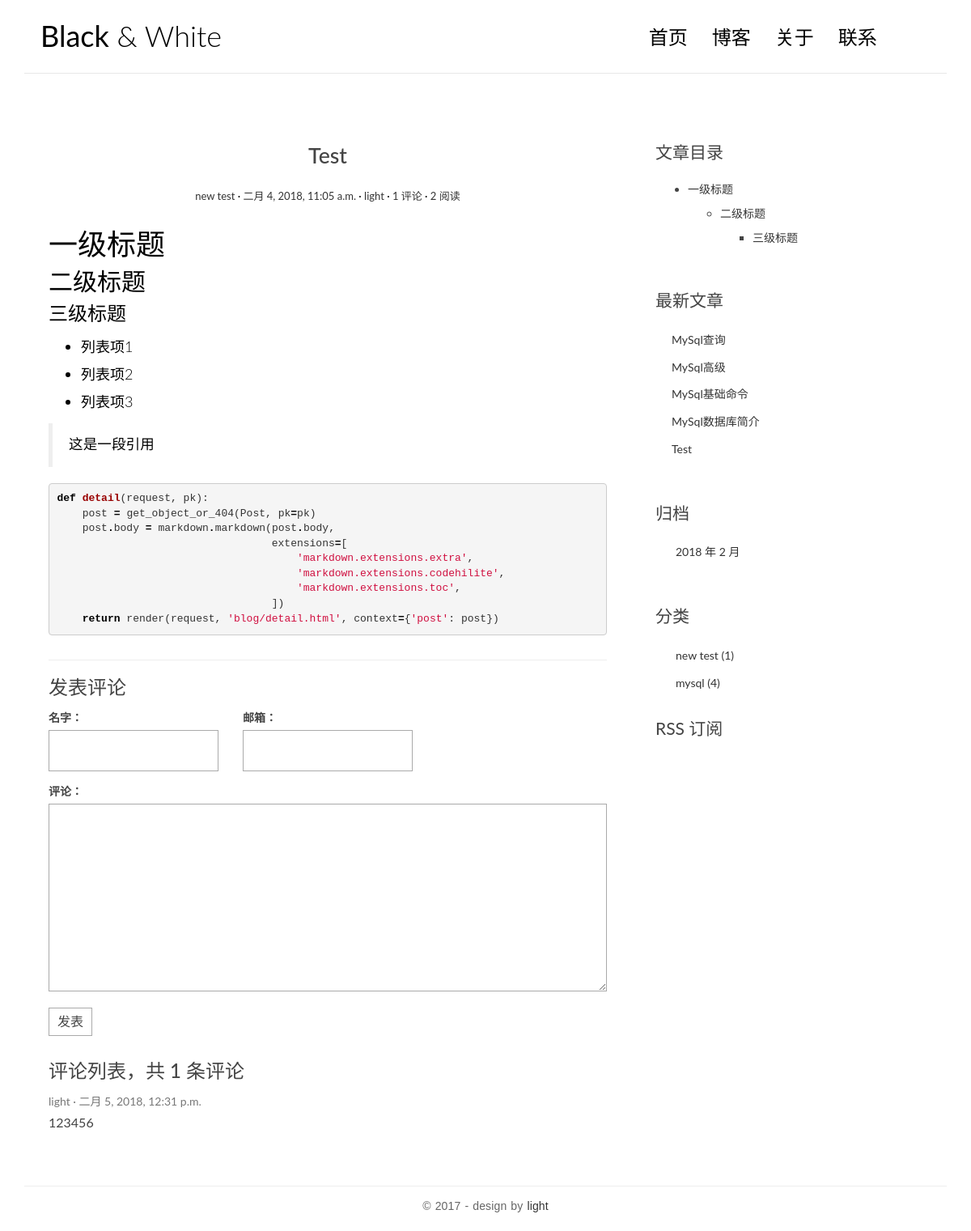
The app's page /post/1/ with its own data.
### blog/models.py (models this page shows, shortened)
class Post(models.Model):
	title = models.CharField(max_length=100)
	body = models.TextField()
	created_time = models.DateTimeField()
	modified_time = models.DateTimeField()
	excerpt = models.CharField(max_length=200,blank=True)
	author = models.ForeignKey(User)
	category = models.ForeignKey(Category)
	tags = models.ManyToManyField(Tag,blank=True)
	views = models.PositiveIntegerField(default=0)
	def get_absolute_url(self):
		return reverse('blog:detail', kwargs={'pk':self.pk})
	def increase_views(self):
		self.views += 1
		self.save(update_fields=['views'])
	def save(self, *args, **kwargs):
		if not self.excerpt:
			md = markdown.Markdown(extensions=[
                'markdown.extensions.extra',
                'markdown.extensions.codehilite',
            ])
			self.excerpt = strip_tags(md.convert(self.body))[:140]
		super(Post, self).save(*args, **kwargs)

class Category(models.Model):
	name = models.CharField(max_length=100)

### comments/models.py (models this page shows, shortened)
class Comment(models.Model):
	name = models.CharField(max_length=100)
	email = models.EmailField(max_length=255)
	text = models.TextField()
	created_time = models.DateTimeField(auto_now_add=True)
	post = models.ForeignKey('blog.Post')

### blog/views.py (the view)
# urls.py: url(r'^post/(?P<pk>[0-9]+)/$',views.PostDetailView.as_view(),name='detail'),
class PostDetailView(DetailView):
	model = Post
	template_name = 'blog/detail.html'
	context_object_name = 'post'
	def get(self, request, *args, **kwargs):
		response = super(PostDetailView,self).get(request, *args, **kwargs)
		self.object.increase_views()
		return response
	def get_object(self, queryset=None):
		post = super(PostDetailView, self).get_object(queryset=None)
		md = markdown.Markdown(extensions=[
            'markdown.extensions.extra',
            'markdown.extensions.codehilite',
            TocExtension(slugify=slugify),
		])
		post.body = md.convert(post.body)
		post.toc = md.toc
		return post
	def get_context_data(self, **kwargs):
		context = super(PostDetailView, self).get_context_data(**kwargs)
		form = CommentForm()
		comment_list = self.object.comment_set.all()
		context.update({
            'form': form,
            'comment_list': comment_list
        })
		return context

### comments/forms.py
class CommentForm(forms.ModelForm):
    class Meta:
        model = Comment
        fields = ['name', 'email', 'text']

### blog/templatetags/blog_tags.py (called while the page is built)
@register.simple_tag
def get_recent_posts(num=5):
	return Post.objects.all().order_by('-created_time')[:num]

@register.simple_tag
def archives():
	return Post.objects.dates('created_time', 'month', order='DESC')

@register.simple_tag
def get_categories():
	return Category.objects.annotate(num_posts=Count('post')).filter(num_posts__gt=0)

### templates/blog/detail.html (shortened to what this page needs)
{% extends 'base.html' %}
{% block main %}
<article class="post post-{{ post.pk }}">
  <header class="entry-header">
    <h1 class="entry-title">{{ post.title }}</h1>
    <div class="entry-meta">
      <span class="post-category"><a href="#">{{ post.category.name }}</a></span>
      <span class="post-date"><a href="#"><time class="entry-date"
                                                datetime="{{ post.created_time }}">{{ post.created_time }}</time></a></span>
      <span class="post-author"><a href="#">{{ post.author }}</a></span>
      <span class="comments-link"><a href="#">{{ comment_list | length }} 评论</a></span>
      <span class="views-count"><a href="#">{{ post.views }} 阅读</a></span>
    </div>
  </header>
  <div class="entry-content clearfix">
    {{ post.body|safe }}
  </div>
</article>
<section class="comment-area" id="comment-area">
    <hr>
    <h3>发表评论</h3>
    <form action="{% url 'comments:post_comment' post.pk %}" method="post" class="comment-form">
  <div class="row">
    <div class="col-md-4">
      <label for="{{ form.name.id_for_label }}">名字：</label>
      {{ form.name }}
    </div>
    <div class="col-md-4">
      <label for="{{ form.email.id_for_label }}">邮箱：</label>
      {{ form.email }}
    </div>
    <div class="col-md-12">
      <label for="{{ form.text.id_for_label }}">评论：</label>
      {{ form.text }}
      <button type="submit" class="comment-btn">发表</button>
    </div>
  </div>
</form>
    <div class="comment-list-panel">
        <h3>评论列表，共 <span>{{ comment_list | length }}</span> 条评论</h3>
        <ul class="comment-list list-unstyled">
  {% for comment in comment_list %}
  <li class="comment-item">
    <span class="nickname">{{ comment.name }}</span>
    <time class="submit-date">{{ comment.created_time }}</time>
    <div class="text">
      {{ comment.text }}
    </div>
  </li>
  {% empty %}
  暂无评论
  {% endfor %}
</ul>
    </div>
</section>
{% endblock main %}
{% block toc %}
<div class="widget widget-content">
    <h3 class="widget-title">文章目录</h3>
    {{ post.toc|safe }}
</div>
{% endblock toc %}

### templates/base.html (shortened to what this page needs)
{% load staticfiles %}
{% load blog_tags %}
<!DOCTYPE html>
<html>
<head>
    <link rel="stylesheet" href="http://code.ionicframework.com/ionicons/2.0.1/css/ionicons.min.css">
    <link rel="stylesheet" href="{% static 'blog/css/bootstrap.min.css' %}">
    <link rel="stylesheet" href="{% static 'blog/css/pace.css' %}">
    <link rel="stylesheet" href="{% static 'blog/css/custom.css' %}">
    <link rel="stylesheet" href="{% static 'blog/css/highlights/github.css' %}">
</head>
<body>
<div class="container">
    <header id="site-header">
        <div class="row">
            <div class="col-md-4 col-sm-5 col-xs-8">
                <div class="logo">
                    <h1><a href="{% url 'blog:index' %}"><b>Black</b> &amp; White</a></h1>
                </div>
            </div>
            <div class="col-md-8 col-sm-7 col-xs-4">
                <nav class="main-nav" role="navigation">
                    <div class="collapse navbar-collapse" id="bs-example-navbar-collapse-1">
                        <ul class="nav navbar-nav navbar-right">
                            <li class="cl-effect-11"><a href="{% url 'blog:index' %}" data-hover="首页">首页</a></li>
                            <li class="cl-effect-11"><a href="{% url 'blog:index' %}" data-hover="博客">博客</a></li>
                            <li class="cl-effect-11"><a href="{% url 'blog:index' %}" data-hover="关于">关于</a></li>
                            <li class="cl-effect-11"><a href="contact.html" data-hover="联系">联系</a></li>
                        </ul>
                    </div>
                </nav>
            </div>
        </div>
    </header>
</div>
<div class="content-body">
    <div class="container">
        <div class="row">
            <main class='col-md-8'>
                {% block main %}
                {% endblock main %}
            </main>
            <aside class="col-md-4">
                {% block toc %}
                {% endblock toc %}
                <div class="widget widget-recent-posts">
                    <h3 class="widget-title">最新文章</h3>
                    {% get_recent_posts as recent_post_list %}
                    <ul>
                        {% for post in recent_post_list %}
                        <li>
                            <a href="{{ post.get_absolute_url }}">{{ post.title }}</a>
                        </li>
                        {% empty %}
                        暂无数据！
                        {% endfor %}
                    </ul>
                </div>
                <div class="widget widget-archives">
                    <h3 class="widget-title">归档</h3>
                    {% archives as date_list %}
                    <ul>
                        {% for date in date_list %}
                        <li>
                            <a href="{% url 'blog:archives' date.year date.month %}">{{ date.year }} 年 {{ date.month }} 月</a>
                        </li>
                        {% empty %}
                        暂无归档！
                        {% endfor %}
                    </ul>
                </div>
                <div class="widget widget-category">
                    <h3 class="widget-title">分类</h3>
                    {% get_categories as category_list %}
                    <ul>
                        {% for category in category_list %}
                        <li>
                            <a href="{% url 'blog:category' category.pk %}">{{ category.name }} <span class="post-count">({{ category.num_posts }})</span></a>
                        {% empty %}
                        暂无分类！
                        {% endfor %}
                    </ul>
                </div>
                <div class="rss">
                    <a href="{% url 'rss' %}"> RSS 订阅</a>
                </div>
            </aside>
        </div>
    </div>
</div>
<footer id="site-footer">
    <div class="container">
        <div class="row">
            <div class="col-md-12">
                <p class="copyright">&copy 2017 - design by <a href="http://www.cssmoban.com/"
                                                        target="_blank" title="模板之家">light</a>
                </p>
            </div>
        </div>
    </div>
</footer>
</body>
</html>

### blog/static/blog/css/custom.css (style rules this page uses)
* { outline: none; }
h1, h2, h3, h4, h5, h6 { margin-top: 0; }
b { font-weight: 400; }
a { color: #333; }
body { color: #444; font-family: 'Lato', sans-serif; }
p { font-family: 'Ubuntu', sans-serif; font-weight: 400; word-spacing: 1px; letter-spacing: 0.01em; }
#site-header { background-color: #FFF; padding: 25px 20px; margin-bottom: 40px; border-bottom: 1px solid #e7e7e7; }
.logo h1 a { color: #000; }
.logo h1 { margin: 0; font-family: 'Lato', sans-serif; font-weight: 300; }
.main-nav { margin-top: 11px; max-width: 95%; }
.main-nav a { color: #000000 !important; padding: 0 0 5px 0 !important; margin-right: 30px; font-family: 'Lato', sans-serif; font-weight: 300; font-size: 24px; }
.cl-effect-11 a { padding: 10px 0; color: #0972b4; text-shadow: none; }
.cl-effect-11 a::before { position: absolute; top: 0; left: 0; overflow: hidden; padding: 0 0 5px 0 !important; max-width: 0; border-bottom: 1px solid #000; color: #000; content: attr(data-hover); white-space: nowrap; -webkit-transition: max-width 0.5s; -moz-transition: max-width 0.5s; transition: max-width 0.5s; }
.content-body { padding-bottom: 4em; }
.post { background: #fff; padding: 30px 30px 0; }
.entry-title { text-align: center; font-size: 1.9em; margin-bottom: 20px; line-height: 1.6; padding: 10px 20px 0; }
.entry-meta { text-align: center; color: #DDDDDD; font-size: 13px; margin-bottom: 30px; }
.entry-content { font-size: 18px; line-height: 1.9; font-weight: 300; color: #000; }
.post-category::after, .post-date::after, .post-author::after, .comments-link::after { content: ' ·'; color: #000; }
.widget { background: #fff; padding: 30px 0 0; }
.widget-title { font-size: 1.5em; margin-bottom: 20px; line-height: 1.6; padding: 10px 0 0; font-weight: 400; }
.widget-recent-posts ul { padding: 0; margin: 0; padding-left: 20px; }
.widget-recent-posts ul li { list-style-type: none; position: relative; line-height: 170%; margin-bottom: 10px; }
.widget-recent-posts ul li::before { content: '\f3d3'; font-family: "Ionicons"; position: absolute; left: -17px; top: 3px; font-size: 16px; color: #000; }
.widget-archives ul { padding: 0; margin: 0; padding-left: 25px; }
.widget-archives ul li { list-style-type: none; position: relative; line-height: 170%; margin-bottom: 10px; }
.widget-archives ul li::before { content: '\f3f3'; font-family: "Ionicons"; position: absolute; left: -25px; top: 1px; font-size: 16px; color: #000; }
.widget-category ul { padding: 0; margin: 0; padding-left: 25px; }
.widget-category ul li { list-style-type: none; position: relative; line-height: 170%; margin-bottom: 10px; }
.widget-category ul li::before { content: '\f3fe'; font-family: "Ionicons"; position: absolute; left: -25px; top: 1px; font-size: 18px; color: #000; }
.widget-content ul ul { margin-top: 10px; }
.widget-content ul li { margin-bottom: 10px; }
.rss { font-size: 21px; margin-top: 30px; }
.rss a { color: #444; }
#site-footer { padding-top: 10px; padding: 0 0 1.5em 0; }
.copyright { text-align: center; padding-top: 1em; margin: 0; border-top: 1px solid #eee; color: #666; }
.contact-form input, .comment-form input { border: 1px solid #aaa; margin-bottom: 15px; width: 100%; padding: 15px 15px; font-size: 16px; line-height: 100%; transition: 0.4s border-color linear; }
.contact-form textarea, .comment-form textarea { border: 1px solid #aaa; margin-bottom: 15px; width: 100%; padding: 15px 15px; font-size: 16px; line-height: 20px !important; min-height: 183px; transition: 0.4s border-color linear; }
.comment-area { padding: 0 30px 0; }
.comment-form { margin-top: 15px; }
.comment-form .comment-btn { background-color: #fff; border: 1px solid #aaa; font-size: 16px; padding: 5px 10px; }
.comment-list-panel { margin-top: 30px; }
.comment-list { margin-top: 15px; }
.comment-item .nickname, .comment-item .submit-date { color: #777; font-size: 14px; }
.comment-item .nickname:after { content: ' ·'; }
.comment-item .text { padding-top: 5px; font-size: 16px; }

### blog/static/blog/css/highlights/github.css (style rules this page uses)
.codehilite .k { color: #000000; font-weight: bold }
.codehilite .o { color: #000000; font-weight: bold }
.codehilite .nf { color: #990000; font-weight: bold }
.codehilite .w { color: #bbbbbb }
.codehilite .s1 { color: #d01040 }

### records on screen
Post: title "Test", category.name "new test", created_time "二月 4, 2018, 11:05 a.m.", author "light", views "2", body "一级标题 二级标题 三级标题 列表项1 列表项2 列表项3 这是一段引用 def detail ( request , pk ): post = get_object_or_404 ( Post , pk = pk ) post . body = markdown . markdown ( post . body , extensions = [ 'markdown.extensions.extra' , 'markdown.extensions.codehilite' , 'markdown.extensions.toc' , ]) return render ( request , 'blog/detail.html' , context = { 'post' : post })", toc "一级标题 二级标题 三级标题"
Comment: name "light", created_time "二月 5, 2018, 12:31 p.m.", text "123456"
Post: title "MySql查询"
Post: title "MySql高级"
Post: title "MySql基础命令"
Post: title "MySql数据库简介"
Category: name "new test", num_posts "1"
Category: name "mysql", num_posts "4"

### other values on screen
{{ comment_list | length }} "1"
{{ date.year }} "2018"
{{ date.month }} "2"
